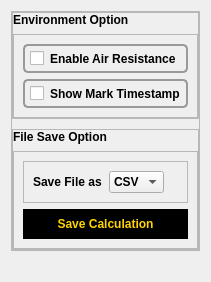
            <widget class="QWidget" name="option_page">
             <layout class="QVBoxLayout" name="verticalLayout_14">
              <item>
               <widget class="QFrame" name="option_sect_storage">
                <property name="frameShape">
                 <enum>QFrame::StyledPanel</enum>
                </property>
                <property name="frameShadow">
                 <enum>QFrame::Raised</enum>
                </property>
                <layout class="QVBoxLayout" name="verticalLayout_13">
                 <property name="spacing">
                  <number>10</number>
                 </property>
                 <property name="leftMargin">
                  <number>0</number>
                 </property>
                 <property name="topMargin">
                  <number>0</number>
                 </property>
                 <property name="rightMargin">
                  <number>0</number>
                 </property>
                 <property name="bottomMargin">
                  <number>0</number>
                 </property>
                 <item>
                  <widget class="QFrame" name="env_option_sect">
                   <property name="frameShape">
                    <enum>QFrame::StyledPanel</enum>
                   </property>
                   <property name="frameShadow">
                    <enum>QFrame::Raised</enum>
                   </property>
                   <layout class="QVBoxLayout" name="verticalLayout_9">
                    <property name="spacing">
                     <number>7</number>
                    </property>
                    <property name="leftMargin">
                     <number>0</number>
                    </property>
                    <property name="topMargin">
                     <number>0</number>
                    </property>
                    <property name="rightMargin">
                     <number>0</number>
                    </property>
                    <property name="bottomMargin">
                     <number>0</number>
                    </property>
                    <item>
                     <widget class="QLabel" name="env_option_label">
                      <property name="sizePolicy">
                       <sizepolicy hsizetype="Minimum" vsizetype="Minimum">
                        <horstretch>0</horstretch>
                        <verstretch>0</verstretch>
                       </sizepolicy>
                      </property>
                      <property name="styleSheet">
                       <string notr="true">color:rgb(0, 0, 0);
font: 75 15pt &quot;Moon&quot;;
font-weight:bold;
border-bottom:2.5px solid #999999;</string>
                      </property>
                      <property name="text">
                       <string>Environment Option</string>
                      </property>
                     </widget>
                    </item>
                    <item>
                     <widget class="QFrame" name="env_choice">
                      <property name="frameShape">
                       <enum>QFrame::StyledPanel</enum>
                      </property>
                      <property name="frameShadow">
                       <enum>QFrame::Raised</enum>
                      </property>
                      <layout class="QVBoxLayout" name="verticalLayout_8">
                       <item>
                        <widget class="QCheckBox" name="enable_air_checkbox">
                         <property name="styleSheet">
                          <string notr="true">QCheckBox{
color:rgb(0, 0, 0);
font: 75 12pt &quot;Moon&quot;;
font-weight:bold;
border: 2px solid #999999;
border-radius: 5px;
padding: 5px;
}</string>
                         </property>
                         <property name="text">
                          <string>Enable Air Resistance</string>
                         </property>
                        </widget>
                       </item>
                       <item>
                        <widget class="QCheckBox" name="show_cont_checkbox">
                         <property name="styleSheet">
                          <string notr="true">QCheckBox{
color:rgb(0, 0, 0);
font: 75 12pt &quot;Moon&quot;;
font-weight:bold;
border: 2px solid #999999;
border-radius: 5px;
padding: 5px;
}</string>
                         </property>
                         <property name="text">
                          <string>Show Mark Timestamp</string>
                         </property>
                        </widget>
                       </item>
                      </layout>
                     </widget>
                    </item>
                   </layout>
                  </widget>
                 </item>
                 <item>
                  <widget class="QFrame" name="save_option_sect">
                   <property name="frameShape">
                    <enum>QFrame::StyledPanel</enum>
                   </property>
                   <property name="frameShadow">
                    <enum>QFrame::Raised</enum>
                   </property>
                   <layout class="QVBoxLayout" name="verticalLayout_12">
                    <property name="spacing">
                     <number>7</number>
                    </property>
                    <property name="leftMargin">
                     <number>0</number>
                    </property>
                    <property name="topMargin">
                     <number>0</number>
                    </property>
                    <property name="rightMargin">
                     <number>0</number>
                    </property>
                    <property name="bottomMargin">
                     <number>0</number>
                    </property>
                    <item>
                     <widget class="QLabel" name="save_option_label">
                      <property name="styleSheet">
                       <string notr="true">color:rgb(0, 0, 0);
font: 75 15pt &quot;Moon&quot;;
font-weight:bold;
border-bottom:2.5px solid #999999;</string>
                      </property>
                      <property name="text">
                       <string>File Save Option</string>
                      </property>
                     </widget>
                    </item>
                    <item>
                     <widget class="QFrame" name="save_option_choice">
                      <property name="frameShape">
                       <enum>QFrame::StyledPanel</enum>
                      </property>
                      <property name="frameShadow">
                       <enum>QFrame::Raised</enum>
                      </property>
                      <layout class="QVBoxLayout" name="verticalLayout_10">
                       <item>
                        <widget class="QFrame" name="save_setting">
                         <property name="frameShape">
                          <enum>QFrame::StyledPanel</enum>
                         </property>
                         <property name="frameShadow">
                          <enum>QFrame::Raised</enum>
                         </property>
                         <layout class="QHBoxLayout" name="horizontalLayout_15">
                          <item alignment="Qt::AlignLeft">
                           <widget class="QLabel" name="save_file_as_label">
                            <property name="styleSheet">
                             <string notr="true">color:rgb(0, 0, 0);
font: 75 12pt &quot;Moon&quot;;
font-weight:bold;</string>
                            </property>
                            <property name="text">
                             <string>Save File as</string>
                            </property>
                           </widget>
                          </item>
                          <item alignment="Qt::AlignLeft">
                           <widget class="QComboBox" name="file_type_select">
                            <property name="sizePolicy">
                             <sizepolicy hsizetype="Minimum" vsizetype="Fixed">
                              <horstretch>0</horstretch>
                              <verstretch>0</verstretch>
                             </sizepolicy>
                            </property>
                            <property name="maximumSize">
                             <size>
                              <width>100</width>
                              <height>16777215</height>
                             </size>
                            </property>
                            <property name="styleSheet">
                             <string notr="true">color:rgb(0, 0, 0);
font: 75 12pt &quot;Moon&quot;;
font-weight:bold;</string>
                            </property>
                            <item>
                             <property name="text">
                              <string>CSV</string>
                             </property>
                            </item>
                            <item>
                             <property name="text">
                              <string>TXT</string>
                             </property>
                            </item>
                           </widget>
                          </item>
                         </layout>
                        </widget>
                       </item>
                       <item>
                        <widget class="QPushButton" name="save_calc_btn">
                         <property name="styleSheet">
                          <string notr="true">QPushButton{
	color: #ffd400;
	font: 75 12pt &quot;Moon&quot;;
	font-weight:bold;
	background-color:#000000;
	padding: 8px;
	border-radius: 18px;
}

QPushButton::Pressed{
	color: #fff106;
	font: 75 12pt &quot;Moon&quot;;
	font-weight:bold;
	background-color:#000000;
	padding: 8px;
	border-radius: 18px;
}</string>
                         </property>
                         <property name="text">
                          <string>Save Calculation</string>
                         </property>
                        </widget>
                       </item>
                      </layout>
                     </widget>
                    </item>
                   </layout>
                  </widget>
                 </item>
                </layout>
               </widget>
              </item>
              <item>
               <spacer name="verticalSpacer_2">
                <property name="orientation">
                 <enum>Qt::Vertical</enum>
                </property>
                <property name="sizeHint" stdset="0">
                 <size>
                  <width>10</width>
                  <height>20</height>
                 </size>
                </property>
               </spacer>
              </item>
             </layout>
            </widget>
